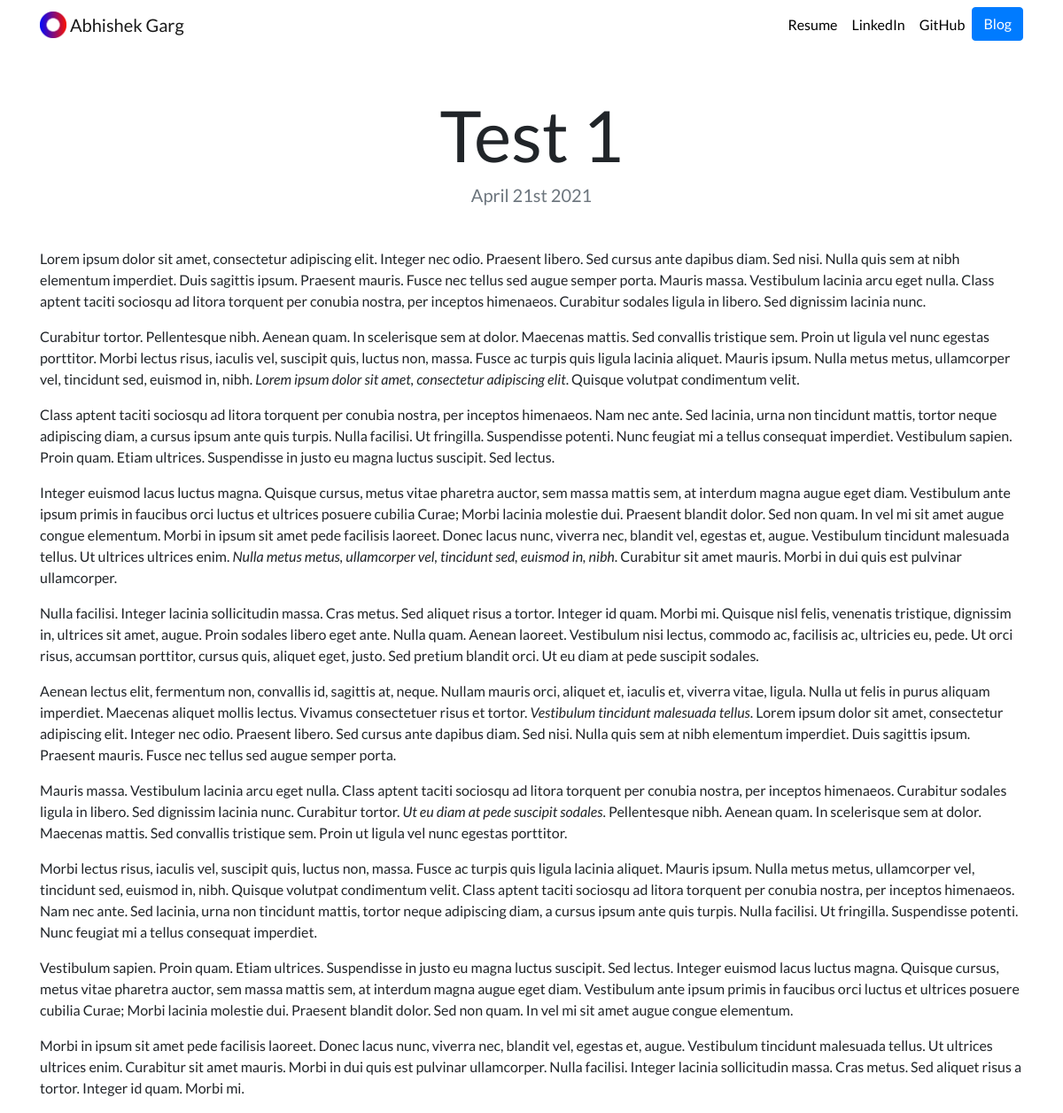
Page /blog/1/ on the committed database.
### blog/models.py (models this page shows, shortened)
class Blog(models.Model):
    title = models.CharField(max_length=200)
    description = models.TextField()
    date = models.DateField()

### blog/views.py (the view)
# urls.py: path('<int:blog_id>/' , views.detail,name="detail"),
def detail(request, blog_id):
    blog = get_object_or_404(Blog, pk=blog_id)
    return render(request,'blog/detail.html',{'blog':blog})

### blog/templates/blog/detail.html
{% extends "portfolio/base.html" %}
{% load static %}
{% block content %}
<h1 class="text-center mt-5" id="blogdetailtitle">{{ blog.title }}</h1>
<h5 class="text-center text-muted mb-5">{{ blog.date|date:'F jS Y' }}</h5>
{{ blog.description|safe }}
{% endblock %}

### portfolio/static/portfolio/custom.css (style rules this page uses)
body { font-family: 'Lato', sans-serif; background-image: url('bg.jpg'); }
@media (min-width: 992px) { #blogdetailtitle { font-size: 5rem; } }

### rows in the picture
Blog: title "Test 1", date "April 21st 2021", description "Lorem ipsum dolor sit amet, consectetur adipiscing elit. Integer nec odio. Praesent libero. Sed cursus ante dapibus diam. Sed nisi. Nulla quis sem at nibh elementum imperdiet. Duis sagittis ipsum. Praesent mauris. Fusce nec tellus sed augue semper porta. Mauris massa. Vestibulum lacinia arcu eget nulla. Class aptent taciti sociosqu ad litora torquent per conubia nostra, per inceptos himenaeos. Curabitur sodales ligula in libero. Sed dignissim lacinia nunc. Curabitur tortor. Pellentesque nibh. Aenean quam. In scelerisque sem at dolor. Maecenas mattis. Sed convallis tristique sem. Proin ut ligula vel nunc egestas porttitor. Morbi lectus risus, iaculis vel, suscipit quis, luctus non, massa.…"
